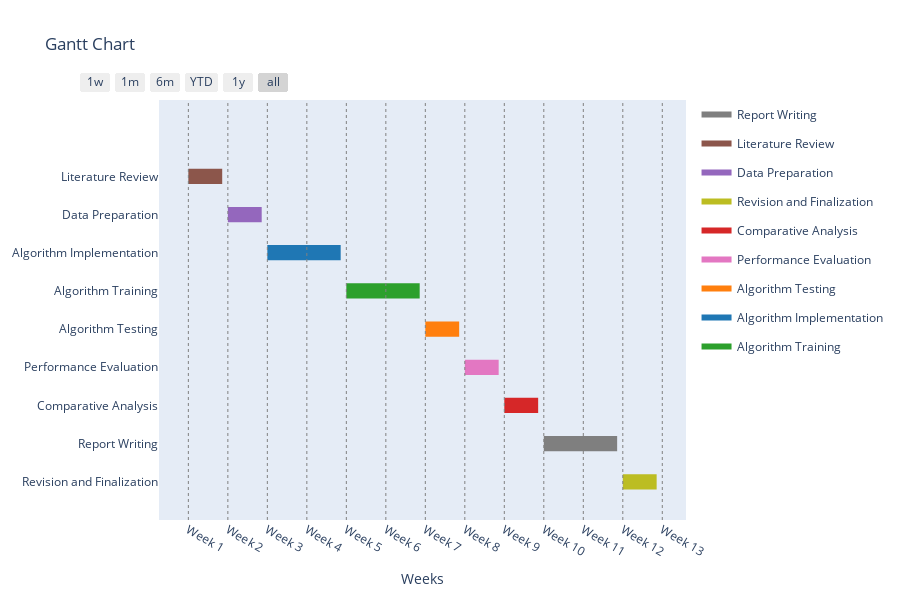

Notebook source saved alongside this figure:
### Code cell
import plotly.figure_factory as ff

# Define the task details with week numbers
tasks = [
    {'Task': 'Literature Review', 'Start': '2024-01-01', 'Finish': '2024-01-07'},
    {'Task': 'Data Preparation', 'Start': '2024-01-08', 'Finish': '2024-01-14'},
    {'Task': 'Algorithm Implementation', 'Start': '2024-01-15', 'Finish': '2024-01-28'},
    {'Task': 'Algorithm Training', 'Start': '2024-01-29', 'Finish': '2024-02-11'},
    {'Task': 'Algorithm Testing', 'Start': '2024-02-12', 'Finish': '2024-02-18'},
    {'Task': 'Performance Evaluation', 'Start': '2024-02-19', 'Finish': '2024-02-25'},
    {'Task': 'Comparative Analysis', 'Start': '2024-02-26', 'Finish': '2024-03-03'},
    {'Task': 'Report Writing', 'Start': '2024-03-04', 'Finish': '2024-03-17'},
    {'Task': 'Revision and Finalization', 'Start': '2024-03-18', 'Finish': '2024-03-24'}
]

# Create the Gantt chart
fig = ff.create_gantt(tasks, index_col='Task', show_colorbar=True, group_tasks=True)

# Define the week tick values and texts
week_ticks = ['2024-01-01', '2024-01-08', '2024-01-15', '2024-01-22', '2024-01-29', '2024-02-05', '2024-02-12', '2024-02-19', '2024-02-26', '2024-03-04', '2024-03-11', '2024-03-18', '2024-03-25']
week_texts = ['Week 1', 'Week 2', 'Week 3', 'Week 4', 'Week 5', 'Week 6', 'Week 7', 'Week 8', 'Week 9', 'Week 10', 'Week 11', 'Week 12', 'Week 13']

# Update the x-axis labels to show week numbers
fig.update_layout(
    xaxis=dict(
        title='Weeks',
        tickmode='array',
        tickvals=week_ticks,
        ticktext=week_texts
    )
)

# Add vertical lines for each week
for week in week_ticks:
    fig.add_vline(x=week, line=dict(color="grey", width=1, dash="dot"))

# Show the Gantt chart
fig.show()

### Figure 1 — Plotly figure (JSON) as saved in the notebook; plotly's stock layout.template omitted (floating-point values rounded to 4 significant figures)
{"data": [{"fill": "toself", "fillcolor": "rgb(127, 127, 127)", "hoverinfo": "name", "legendgroup": "rgb(127, 127, 127)", "mode": "none", "name": "Report Writing", "showlegend": true, "type": "scatter", "x": ["2024-03-04", "2024-03-17", "2024-03-17", "2024-03-04"], "y": [0.8, 0.8, 1.2, 1.2]}, {"fill": "toself", "fillcolor": "rgb(140, 86, 75)", "hoverinfo": "name", "legendgroup": "rgb(140, 86, 75)", "mode": "none", "name": "Literature Review", "showlegend": true, "type": "scatter", "x": ["2024-01-01", "2024-01-07", "2024-01-07", "2024-01-01"], "y": [7.8, 7.8, 8.2, 8.2]}, {"fill": "toself", "fillcolor": "rgb(148, 103, 189)", "hoverinfo": "name", "legendgroup": "rgb(148, 103, 189)", "mode": "none", "name": "Data Preparation", "showlegend": true, "type": "scatter", "x": ["2024-01-08", "2024-01-14", "2024-01-14", "2024-01-08"], "y": [6.8, 6.8, 7.2, 7.2]}, {"fill": "toself", "fillcolor": "rgb(188, 189, 34)", "hoverinfo": "name", "legendgroup": "rgb(188, 189, 34)", "mode": "none", "name": "Revision and Finalization", "showlegend": true, "type": "scatter", "x": ["2024-03-18", "2024-03-24", "2024-03-24", "2024-03-18"], "y": [-0.2, -0.2, 0.2, 0.2]}, {"fill": "toself", "fillcolor": "rgb(214, 39, 40)", "hoverinfo": "name", "legendgroup": "rgb(214, 39, 40)", "mode": "none", "name": "Comparative Analysis", "showlegend": true, "type": "scatter", "x": ["2024-02-26", "2024-03-03", "2024-03-03", "2024-02-26"], "y": [1.8, 1.8, 2.2, 2.2]}, {"fill": "toself", "fillcolor": "rgb(227, 119, 194)", "hoverinfo": "name", "legendgroup": "rgb(227, 119, 194)", "mode": "none", "name": "Performance Evaluation", "showlegend": true, "type": "scatter", "x": ["2024-02-19", "2024-02-25", "2024-02-25", "2024-02-19"], "y": [2.8, 2.8, 3.2, 3.2]}, {"fill": "toself", "fillcolor": "rgb(255, 127, 14)", "hoverinfo": "name", "legendgroup": "rgb(255, 127, 14)", "mode": "none", "name": "Algorithm Testing", "showlegend": true, "type": "scatter", "x": ["2024-02-12", "2024-02-18", "2024-02-18", "2024-02-12"], "y": [3.8, 3.8, 4.2, 4.2]}, {"fill": "toself", "fillcolor": "rgb(31, 119, 180)", "hoverinfo": "name", "legendgroup": "rgb(31, 119, 180)", "mode": "none", "name": "Algorithm Implementation", "showlegend": true, "type": "scatter", "x": ["2024-01-15", "2024-01-28", "2024-01-28", "2024-01-15"], "y": [5.8, 5.8, 6.2, 6.2]}, {"fill": "toself", "fillcolor": "rgb(44, 160, 44)", "hoverinfo": "name", "legendgroup": "rgb(44, 160, 44)", "mode": "none", "name": "Algorithm Training", "showlegend": true, "type": "scatter", "x": ["2024-01-29", "2024-02-11", "2024-02-11", "2024-01-29"], "y": [4.8, 4.8, 5.2, 5.2]}, {"legendgroup": "rgb(127, 127, 127)", "marker": {"color": "rgb(127, 127, 127)", "opacity": 0, "size": 1}, "mode": "markers", "name": "", "showlegend": false, "text": [null, null], "type": "scatter", "x": ["2024-03-04", "2024-03-17"], "y": [1, 1]}, {"legendgroup": "rgb(140, 86, 75)", "marker": {"color": "rgb(140, 86, 75)", "opacity": 0, "size": 1}, "mode": "markers", "name": "", "showlegend": false, "text": [null, null], "type": "scatter", "x": ["2024-01-01", "2024-01-07"], "y": [8, 8]}, {"legendgroup": "rgb(148, 103, 189)", "marker": {"color": "rgb(148, 103, 189)", "opacity": 0, "size": 1}, "mode": "markers", "name": "", "showlegend": false, "text": [null, null], "type": "scatter", "x": ["2024-01-08", "2024-01-14"], "y": [7, 7]}, {"legendgroup": "rgb(188, 189, 34)", "marker": {"color": "rgb(188, 189, 34)", "opacity": 0, "size": 1}, "mode": "markers", "name": "", "showlegend": false, "text": [null, null], "type": "scatter", "x": ["2024-03-18", "2024-03-24"], "y": [0, 0]}, {"legendgroup": "rgb(214, 39, 40)", "marker": {"color": "rgb(214, 39, 40)", "opacity": 0, "size": 1}, "mode": "markers", "name": "", "showlegend": false, "text": [null, null], "type": "scatter", "x": ["2024-02-26", "2024-03-03"], "y": [2, 2]}, {"legendgroup": "rgb(227, 119, 194)", "marker": {"color": "rgb(227, 119, 194)", "opacity": 0, "size": 1}, "mode": "markers", "name": "", "showlegend": false, "text": [null, null], "type": "scatter", "x": ["2024-02-19", "2024-02-25"], "y": [3, 3]}, {"legendgroup": "rgb(255, 127, 14)", "marker": {"color": "rgb(255, 127, 14)", "opacity": 0, "size": 1}, "mode": "markers", "name": "", "showlegend": false, "text": [null, null], "type": "scatter", "x": ["2024-02-12", "2024-02-18"], "y": [4, 4]}, {"legendgroup": "rgb(31, 119, 180)", "marker": {"color": "rgb(31, 119, 180)", "opacity": 0, "size": 1}, "mode": "markers", "name": "", "showlegend": false, "text": [null, null], "type": "scatter", "x": ["2024-01-15", "2024-01-28"], "y": [6, 6]}, {"legendgroup": "rgb(44, 160, 44)", "marker": {"color": "rgb(44, 160, 44)", "opacity": 0, "size": 1}, "mode": "markers", "name": "", "showlegend": false, "text": [null, null], "type": "scatter", "x": ["2024-01-29", "2024-02-11"], "y": [5, 5]}], "layout": {"height": 600, "hovermode": "closest", "shapes": [{"line": {"color": "grey", "dash": "dot", "width": 1}, "type": "line", "x0": "2024-01-01", "x1": "2024-01-01", "xref": "x", "y0": 0, "y1": 1, "yref": "y domain"}, {"line": {"color": "grey", "dash": "dot", "width": 1}, "type": "line", "x0": "2024-01-08", "x1": "2024-01-08", "xref": "x", "y0": 0, "y1": 1, "yref": "y domain"}, {"line": {"color": "grey", "dash": "dot", "width": 1}, "type": "line", "x0": "2024-01-15", "x1": "2024-01-15", "xref": "x", "y0": 0, "y1": 1, "yref": "y domain"}, {"line": {"color": "grey", "dash": "dot", "width": 1}, "type": "line", "x0": "2024-01-22", "x1": "2024-01-22", "xref": "x", "y0": 0, "y1": 1, "yref": "y domain"}, {"line": {"color": "grey", "dash": "dot", "width": 1}, "type": "line", "x0": "2024-01-29", "x1": "2024-01-29", "xref": "x", "y0": 0, "y1": 1, "yref": "y domain"}, {"line": {"color": "grey", "dash": "dot", "width": 1}, "type": "line", "x0": "2024-02-05", "x1": "2024-02-05", "xref": "x", "y0": 0, "y1": 1, "yref": "y domain"}, {"line": {"color": "grey", "dash": "dot", "width": 1}, "type": "line", "x0": "2024-02-12", "x1": "2024-02-12", "xref": "x", "y0": 0, "y1": 1, "yref": "y domain"}, {"line": {"color": "grey", "dash": "dot", "width": 1}, "type": "line", "x0": "2024-02-19", "x1": "2024-02-19", "xref": "x", "y0": 0, "y1": 1, "yref": "y domain"}, {"line": {"color": "grey", "dash": "dot", "width": 1}, "type": "line", "x0": "2024-02-26", "x1": "2024-02-26", "xref": "x", "y0": 0, "y1": 1, "yref": "y domain"}, {"line": {"color": "grey", "dash": "dot", "width": 1}, "type": "line", "x0": "2024-03-04", "x1": "2024-03-04", "xref": "x", "y0": 0, "y1": 1, "yref": "y domain"}, {"line": {"color": "grey", "dash": "dot", "width": 1}, "type": "line", "x0": "2024-03-11", "x1": "2024-03-11", "xref": "x", "y0": 0, "y1": 1, "yref": "y domain"}, {"line": {"color": "grey", "dash": "dot", "width": 1}, "type": "line", "x0": "2024-03-18", "x1": "2024-03-18", "xref": "x", "y0": 0, "y1": 1, "yref": "y domain"}, {"line": {"color": "grey", "dash": "dot", "width": 1}, "type": "line", "x0": "2024-03-25", "x1": "2024-03-25", "xref": "x", "y0": 0, "y1": 1, "yref": "y domain"}], "showlegend": true, "title": {"text": "Gantt Chart"}, "xaxis": {"rangeselector": {"buttons": [{"count": 7, "label": "1w", "step": "day", "stepmode": "backward"}, {"count": 1, "label": "1m", "step": "month", "stepmode": "backward"}, {"count": 6, "label": "6m", "step": "month", "stepmode": "backward"}, {"count": 1, "label": "YTD", "step": "year", "stepmode": "todate"}, {"count": 1, "label": "1y", "step": "year", "stepmode": "backward"}, {"step": "all"}]}, "showgrid": false, "tickmode": "array", "ticktext": ["Week 1", "Week 2", "Week 3", "Week 4", "Week 5", "Week 6", "Week 7", "Week 8", "Week 9", "Week 10", "Week 11", "Week 12", "Week 13"], "tickvals": ["2024-01-01", "2024-01-08", "2024-01-15", "2024-01-22", "2024-01-29", "2024-02-05", "2024-02-12", "2024-02-19", "2024-02-26", "2024-03-04", "2024-03-11", "2024-03-18", "2024-03-25"], "title": {"text": "Weeks"}, "type": "date", "zeroline": false}, "yaxis": {"autorange": false, "range": [-1, 10], "showgrid": false, "ticktext": ["Revision and Finalization", "Report Writing", "Comparative Analysis", "Performance Evaluation", "Algorithm Testing", "Algorithm Training", "Algorithm Implementation", "Data Preparation", "Literature Review"], "tickvals": [0, 1, 2, 3, 4, 5, 6, 7, 8], "zeroline": false}}}
